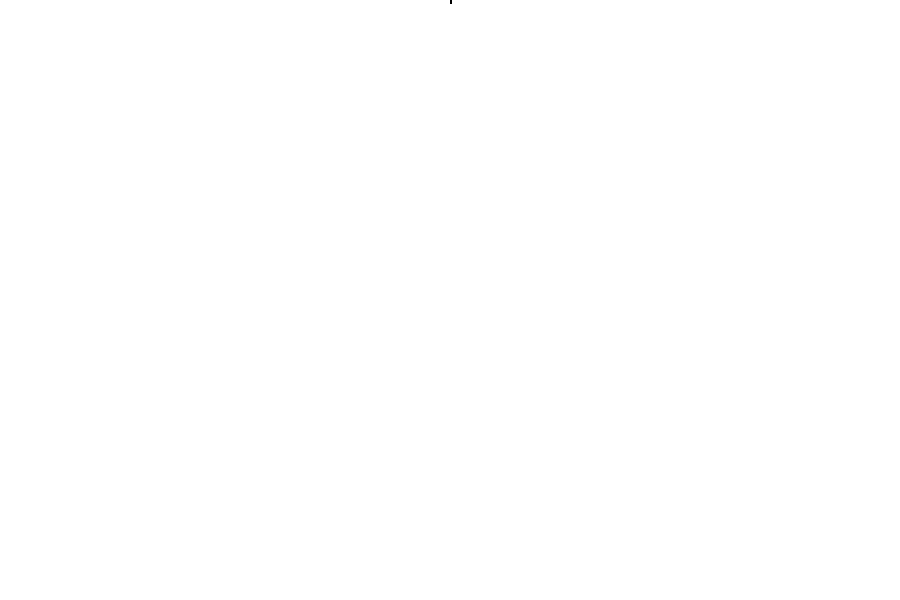
Frame 1 (no input)
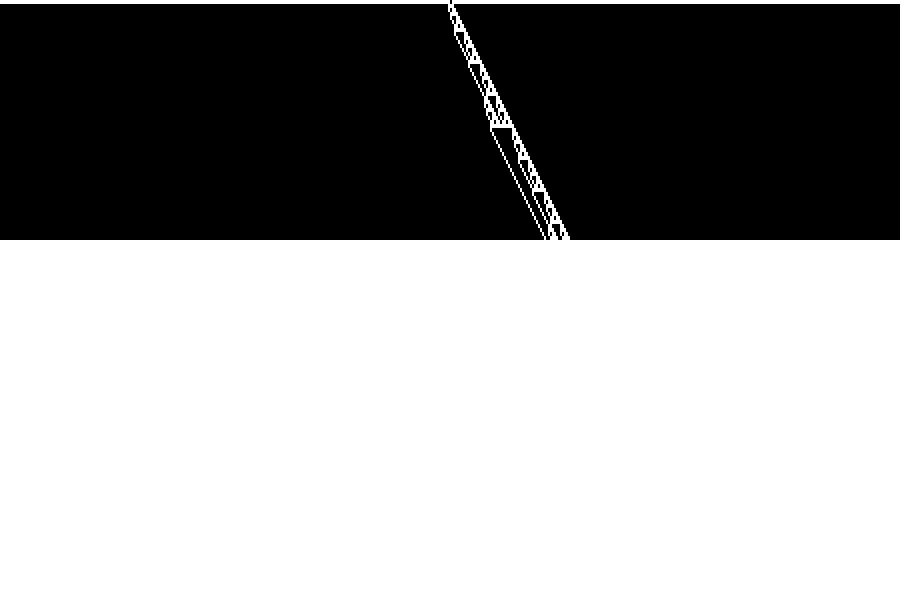
Frame 60 (no input)
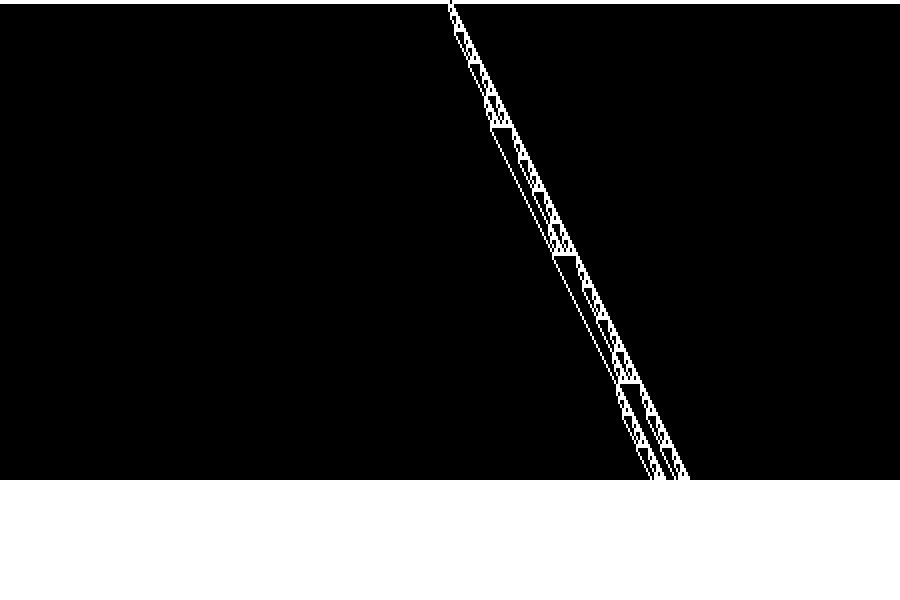
Frame 120 (the mouse pressed at the canvas centre since frame 60)

The p5.js sketch that drew these frames (run headless with seeded random() and noise() and a simulated clock; from frame 60 on, the mouse is pressed at the canvas centre):

// p5.js sketch
// ── sketch.js
const width = 900;
const height = 600;

let rule = 225;
let ruleArray = Array.from(binaryRule(rule));

const collNum = 450;
const rowNum = 150;
let rowNumBuffer = 1;

let count = 0;

const gridSizeX = width/collNum;
const gridSizeY = height/rowNum;

let currentX = 0;
let currentY = 0;

let a;
let b;
let c;

let cells = new Array(collNum);
let fullRow =new Array(rowNum);

let currentRow = 1;

function setup() {
 // put setup code here
  console.log(ruleArray);
  frameRate(45);
  createCanvas(width, height);
  background(255);

  //console.log("Cells ", cells);
  //console.log("Rows ", fullRow);
  
  for (i = 0; i < collNum; i++){
    if(i === Math.floor(collNum/2)){
      cells[i] = 1;
    }else{
      cells[i] = 0;
    }
  }

  fullRow[0] = cells.slice();

  for (j = 0; j < rowNum - 1; j ++){
    fullRow[j + 1] = fillArray(j);
  }
  let currentRow = 1;
}

function draw() {
  //noLoop()
  //count++;

  if(count >= (rowNum * 0.5)){
    randomRule();
    ruleArray = Array.from(binaryRule(rule));
    count = 0;
    console.log("Rule: ", rule);
  }
  for(currentLine = 0; currentLine < rowNumBuffer; currentLine++){
    for (currentBox = 0; currentBox < collNum; currentBox++){
    noStroke();
    fill((255 - (fullRow[currentLine][currentBox] * 255)));
    rect(currentX, currentY, gridSizeX, gridSizeY);
    currentX += gridSizeX;
    }
    currentY += gridSizeY
    currentX = 0;
  }
  currentY = 0;


  if(rowNumBuffer < rowNum){
    rowNumBuffer++;
  }else{ 

    for (j = 0; j < rowNum - 1; j ++){
      fullRow[j] = fullRow[j + 1];
    }
      fullRow[rowNum - 1] = fillArray(rowNum - 2);
  }
  
 }

function fillArray(j){
    for(i = 0; i < collNum; i ++){
      if(i === 0){
      a = fullRow[j][collNum - 1];
      b = fullRow[j][i];
      c = fullRow[j][i + 1];
      }else if( i === collNum - 1){
      a = fullRow[j][i - 1];
      b = fullRow[j][i];
      c = fullRow[j][0];
      }else{
      a = fullRow[j][i - 1];
      b = fullRow[j][i];
      c = fullRow[j][i + 1];
      }
      cells[i] = cellAuto(a, b, c);
     }
  return cells.slice();
}
function randomize(){
  return Math.floor(Math.random() * 2);
}

function mousePressed() {
  noLoop();
}

function mouseReleased() {
  loop();
}

function binaryRule(rule) {
    return (rule.toString(2).padStart(8, "0"));
    
}
 function randomRule(){
    rule = Math.floor(Math.random() * 254) + 1;
}

function cellAuto(a,b,c){
  let nH;
  nH = "" + a + b + c;

    switch (nH) {
    case "000":
      if(ruleArray[7] === "0"){
        return 0;
      }else{ return 1; }
      break;
    case "001":
      if(ruleArray[6] === "0"){
        return 0;
      }else{ return 1; }
      break;
    case "010":
      if(ruleArray[5] === "0"){
        return 0;
      }else{ return 1; }
      break;
    case "011":
      if(ruleArray[4] === "0"){
        return 0;
      }else{ return 1; }
    case "100":
      if(ruleArray[3] === "0"){
        return 0;
      }else{ return 1; }
    case "101":
      if(ruleArray[2] === "0"){
        return 0;
      }else{ return 1; }
    case "110":
      if(ruleArray[1] === "0"){
        return 0;
      }else{ return 1; }
    case "111":
      if(ruleArray[0] === "0"){
        return 0;
      }else{ return 1; }
    default:
      break;
  }
}
